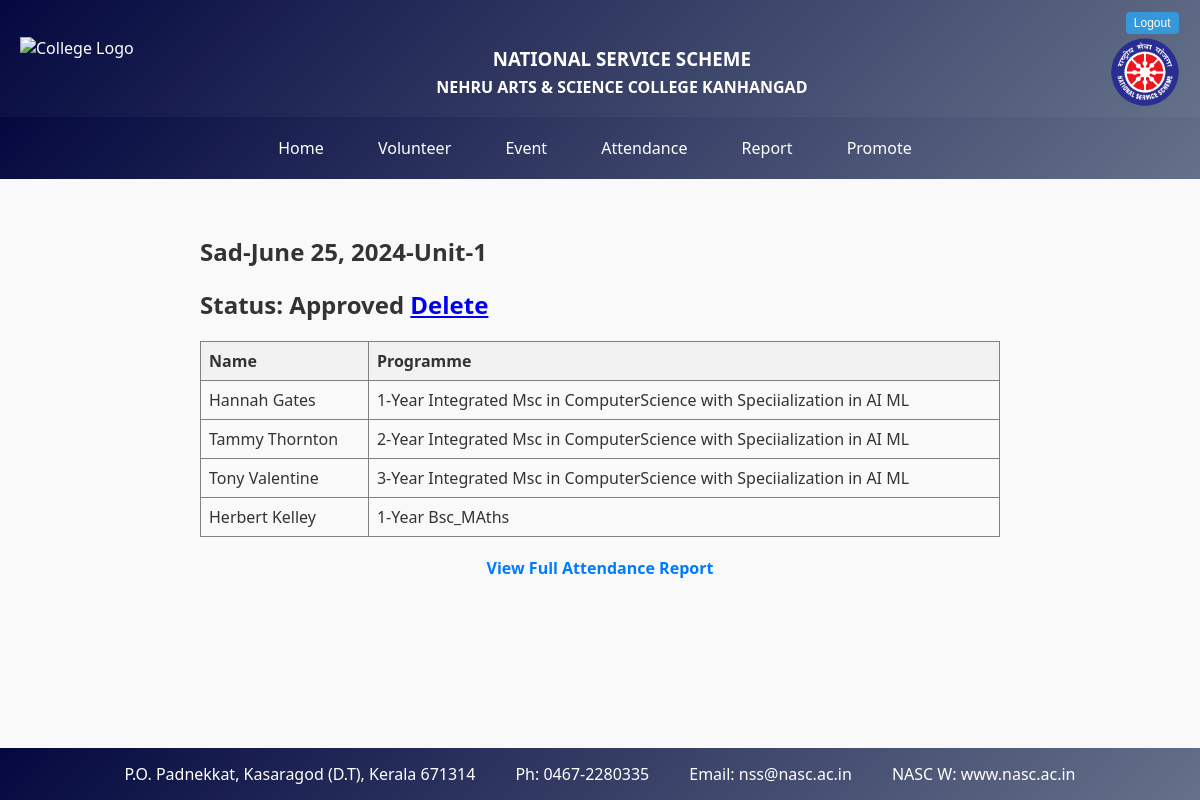
Page /view_attendance3/14 (signed in) on the committed database.
### nss/models.py (models this page shows, shortened)
class Attendance_status(models.Model):
    status_id=models.AutoField(primary_key=True)
    date=models.DateField()
    unit=models.IntegerField()
    event=models.ForeignKey(Event,on_delete=models.CASCADE,related_name='eventattendances')
    status=models.CharField(max_length=30,default="pending for approval")

class Event(models.Model):
    event_id=models.AutoField(primary_key=True)
    event_name=models.CharField(max_length=60)
    date=models.DateField()

class Attendance(models.Model):
    Attendance_status=models.ForeignKey(Attendance_status,on_delete=models.CASCADE)
    Attendance_id=models.AutoField(primary_key=True)
    volunteer=models.ForeignKey(volunteer,on_delete=models.CASCADE,related_name='attendances')
    date=models.DateField()
    event=models.ForeignKey(Event,on_delete=models.CASCADE)
    no_of_hours=models.IntegerField()

class volunteer(models.Model):
    volunteer_id=models.AutoField(primary_key=True)
    name=models.CharField(max_length=25)
    status=models.CharField(default='active',max_length=20)
    guard_name=models.CharField(max_length=25)
    guard_mob_no=models.IntegerField()
    sex_choices=[
        ('male','Male'),('female','Female')
    ]
    sex=models.CharField(max_length=15,choices=sex_choices)
    dob=models.DateField()
    year_choices=[
        ('1','1'),('2','2'),('3','3')
    ]
    year=models.IntegerField(choices=year_choices)
    community_choices=[
        ('st','ST'),('sc','SC'),('general','General'),('obc','OBC')
    ]
    community=models.CharField(max_length=15,choices=community_choices)
    address=models.TextField()
    blood_group_choices=[
        ('a+','A+'),('a-','A-'),('b+','B+'),('b-','B-'),('o+','O+'),('o-','O-'),('ab+','AB+'),('ab-','AB-')
    ]
    blood_group=models.CharField(max_length=15,choices=blood_group_choices)
    height=models.IntegerField()
    unit_choices=[
        ('1','1'),('2','2'),('3','3')
    ]
    unit=models.IntegerField(choices=unit_choices)
    weight=models.IntegerField()
    mobile_no=models.IntegerField()
    Email_id=models.EmailField()
    year_of_enrollment=models.IntegerField()
    cultural_talents=models.TextField()
    hobbies=models.TextField()
    roll_no=models.IntegerField(unique=False,null=True)
    image=models.ImageField(upload_to='volunteers',default="")
    program=models.ForeignKey(Programme,on_delete=models.CASCADE)

class Programme(models.Model):
    programme_id=models.IntegerField(primary_key=True)
    dept=models.ForeignKey(Department,on_delete=models.CASCADE)
    program_name=models.CharField(max_length=65)
    no_of_sems=models.IntegerField()
    grad_level=models.CharField(max_length=10)
    def __str__(self):
        return f"{self.program_name}"

### nss/views.py (the view)
# urls.py: path('view_attendance3/<int:status_id>', views.view_attendance3, name='view_attendance3'),
@login_required()
def view_attendance3(request,status_id):
    at_status=Attendance_status.objects.get(status_id=status_id)
    res = {
        'resul': Attendance.objects.filter(Attendance_status=at_status).order_by('date').select_related('volunteer')
    }
    status={
        'status':Attendance_status.objects.get(status_id=status_id)
    }
    return render(request, 'nss/view_attendance3.html',{**status,**res,'status_id': status_id})

### nss/context_processors.py (called while the page is built)
def group_processor(request):
    if request.user.is_authenticated:
        is_po_group = request.user.groups.filter(name='po').exists()
        is_vs_group = request.user.groups.filter(name='vs').exists()  # Adjust as needed
    else:
        is_po_group = False
        is_vs_group = False
    return {
        'is_po_group': is_po_group,
        'is_vs_group': is_vs_group,
    }

### nss/templates/nss/view_attendance3.html (shortened to what this page needs)
{% extends 'nss/base.html' %}
{% load static %}
{% block content %}
<head>
    <link rel="stylesheet" href="{% static '/css/view_attendance.css'%}">
</head>
<div class="form-container">
    {% if status %}
    <h1 class="event-heading">{{ status.event.event_name|title }}-{{status.date}}-Unit-{{status.unit}}
    </h1>
    <h1 class="event-heading">Status: {{status.status|title}}
        {% endif %}
        {% if status.status_id %}
        <td><a href="{% url 'delete_attendance' status.status_id %}"> Delete</a></td>
        {% endif %}
    </h1>
    <table class="attendance-table" border="1">
        <tr>
            <th>Name</th>
            <th>Programme</th>
        </tr>
        {% for i in resul %}
        <tr>
            <td>{{ i.volunteer.name }}</td>
            <td>{{i.volunteer.year}}-Year {{ i.volunteer.program}}</td>
        </tr>
        {% endfor %}
    </table>
    <div class="full-report">
        <a href="{% url 'view_attendance2' %}">View Full Attendance Report</a>
    </div>
</div>
{% endblock %}

### static/css/base.css (style rules this page uses)
body { background-color: #f9f9f9; color: #333; font-family: 'Segoe UI', Tahoma, Geneva, Verdana, sans-serif; margin: 0; padding: 0; display: flex; flex-direction: column; min-height: 100vh; }

### static/css/view_attendance.css (style rules this page uses)
.form-container { max-width: 800px; margin: 0 auto; padding: 20px; }
.event-heading { font-size: 24px; color: #333; margin-bottom: 20px; }
.attendance-table { border-collapse: collapse; width: 100%; text-align: left; }
.attendance-table th, .attendance-table td { padding: 8px; }
.attendance-table th { background-color: #f2f2f2; }
.attendance-table tr:nth-child(even) { background-color: #f9f9f9; }
.full-report { text-align: center; margin-top: 20px; }
.full-report a { color: #007bff; text-decoration: none; font-weight: bold; }

### rows in the picture
Attendance_status: event.event_name "Sad", date "June 25, 2024", unit "1", status "Approved"
Attendance: volunteer.name "Hannah Gates", volunteer.year "1", volunteer.program "Integrated Msc in ComputerScience with Speciialization in AI ML"
Attendance: volunteer.name "Tammy Thornton", volunteer.year "2", volunteer.program "Integrated Msc in ComputerScience with Speciialization in AI ML"
Attendance: volunteer.name "Tony Valentine", volunteer.year "3", volunteer.program "Integrated Msc in ComputerScience with Speciialization in AI ML"
Attendance: volunteer.name "Herbert Kelley", volunteer.year "1", volunteer.program "Bsc_MAths"
